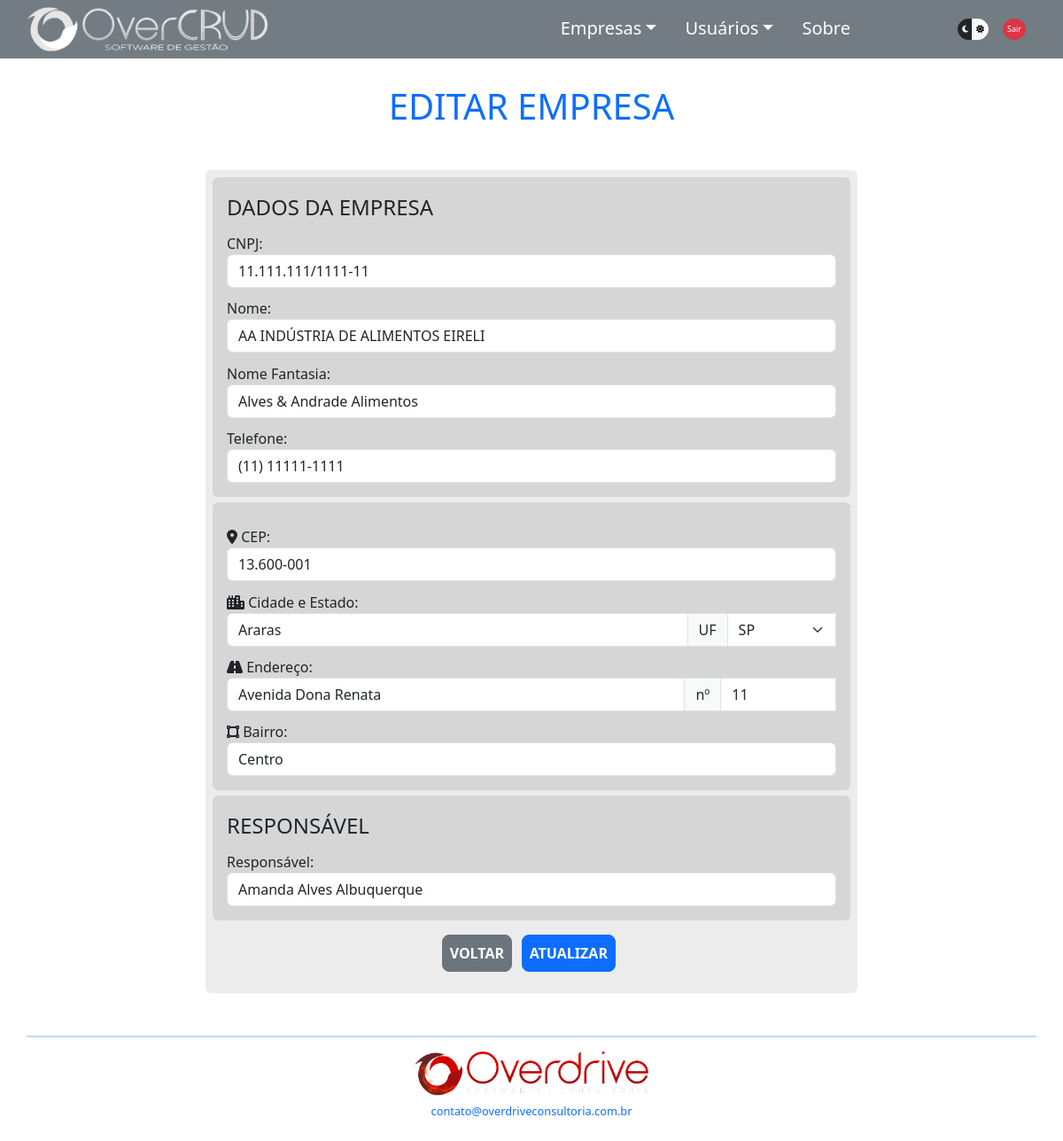
The page /empeditar.php?idempresa=2 (signed in) on the database as committed earlier.
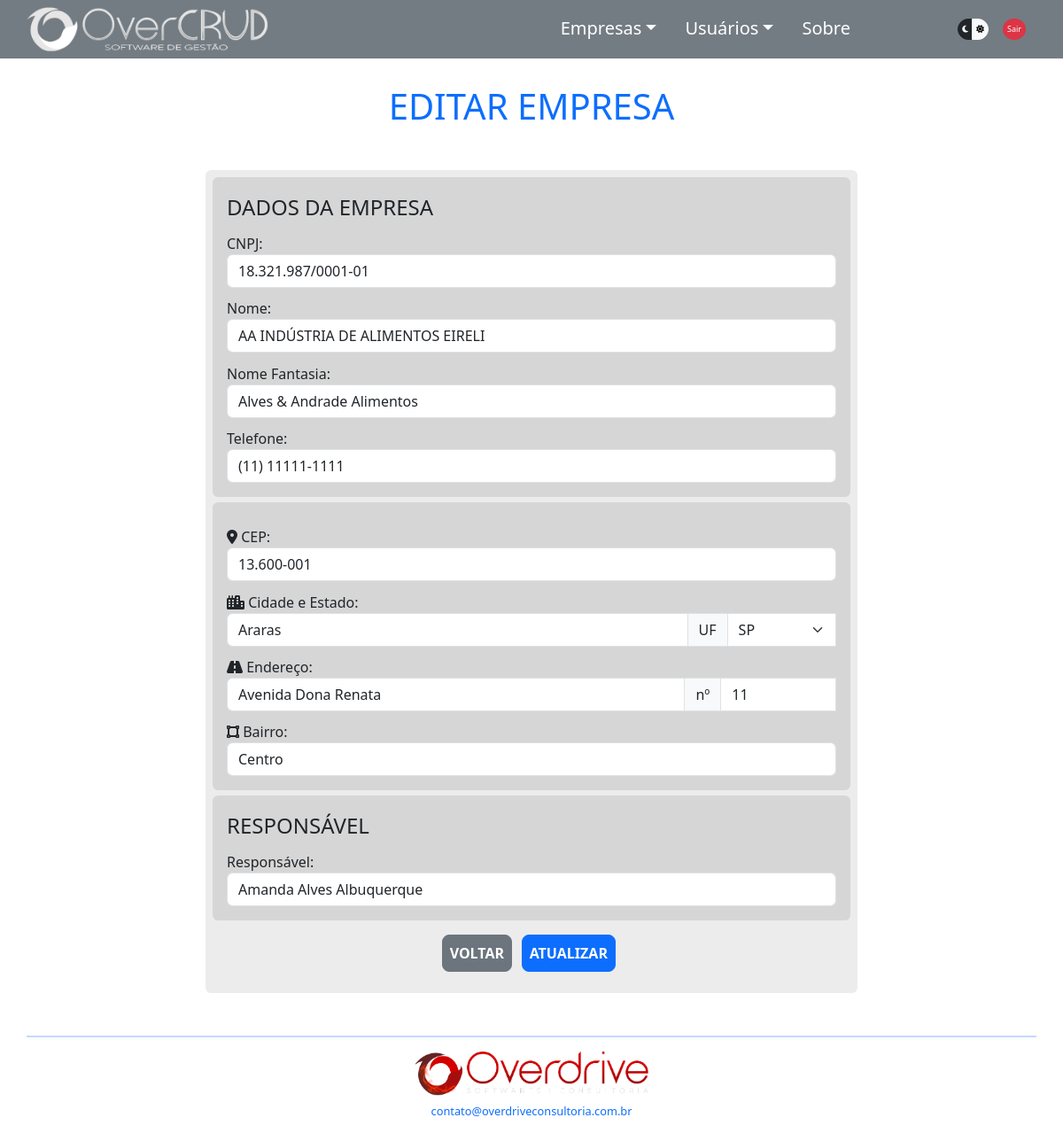
The same page on the database as committed later.
### tables this page shows
CREATE TABLE `empresas` (
  `idempresa` int(11) NOT NULL AUTO_INCREMENT,
  `nome` varchar(64) DEFAULT NULL,
  `telefone` varchar(15) DEFAULT NULL,
  `cnpj` varchar(18) DEFAULT NULL,
  `fantasia` varchar(64) DEFAULT NULL,
  `responsavel` varchar(64) DEFAULT NULL,
  `idenderecoemp` int(11) DEFAULT NULL,
  PRIMARY KEY (`idempresa`),
  KEY `empresas_ibfk_1` (`idenderecoemp`),
  CONSTRAINT `empresas_ibfk_1` FOREIGN KEY (`idenderecoemp`) REFERENCES `enderecos` (`idendereco`)
);

### components/ConexaoBD.php (called while the page is built, shortened)
<?php
class ConexaoBD
{
    public static function conectarBD()
    {
        $db_name = 'overcrud';
        $db_host = 'localhost';
        $db_user = 'root';
        $db_port = '3306';
        $db_password = '';
        $pdo = new PDO("mysql:dbname=$db_name;host=$db_host:$db_port", $db_user, $db_password);
        return $pdo;
    }
};

### components/EmpresaDAO.php (called while the page is built, shortened)
<?php
require_once 'Empresa.php';
class EmpresaDAO
{
    private Empresa $empresa;
    public function __construct($empresaCon)
    {
        $this->empresa = $empresaCon;
    }
    public function getEmpresa()
    {
        return $this->empresa;
    }
    public function consultaDeIdEmp()
    {
        $sqlConsultaIdEmp = ConexaoBD::conectarBD()->query("SELECT * FROM empresas WHERE idempresa='{$this->getEmpresa()->getIdempresa()}'");
        return $sqlConsultaIdEmp;
    }
    public function EmpPorId()
    {
        $sqlConsultaIdEmp = ConexaoBD::conectarBD()->query("SELECT * FROM empresas WHERE idempresa='{$this->getEmpresa()->getIdempresa()}'");
        $empresa = $sqlConsultaIdEmp->fetch(PDO::FETCH_ASSOC);
        return $empresa;
    }
}

### components/Empresa.php (called while the page is built, shortened)
<?php
class Empresa
{
    private int $idempresa;
    public function getIdempresa()
    {
        return $this->idempresa;
    }
    public function setIdempresa($idempresaSet)
    {
        $this->idempresa = $idempresaSet;
    }
};

### empeditar.php (the view, shortened to what the changed rows need)
<?php
require_once "./resources/pathing.php";
$voltar = ".";
require_once "$rootOvercrud/components/ConexaoBD.php";
require_once "$rootOvercrud/resources/listas.php";
$idempresa = $_GET['idempresa'];
if (!isset($idempresa)) {
    logoutPagina($voltar);
} else {
    $novaEmpresa = new Empresa();
    $novaEmpresa->setIdempresa($idempresa);
    $novaEmpresaDAO = new EmpresaDAO($novaEmpresa);
};
?>
<!DOCTYPE html>
<html lang="pt-br" data-bs-theme="dark">
<?php
require_once "$rootOvercrud/partials/head.php";
?>
<body>
    <div class="container">
        <div class="row d-flex justify-content-center mt-5" id="appBody">
            <h1 class="text-center text-primary display-6 my-5">EDITAR EMPRESA</h1>
                <?php
                if ($novaEmpresa->getIdempresa()) {
                    if (($novaEmpresaDAO->consultaDeIdEmp())->rowCount() > 0) {
                        $empresa = $novaEmpresaDAO->EmpPorId();
                    } else {
                        mensagemRetorno("Esta empresa não existe no Banco de Dados!", "danger");
                        BotaoVoltar('emplista.php', "secondary");
                    };
                } else {
                    mensagemRetorno("Empresa não encontrada (atributo inexistente)!", "danger");
                    BotaoVoltar('emplista.php', "secondary");
                };
                ?>
            <div
                class="col-10 col-md-8 <?php if (($novaEmpresaDAO->consultaDeIdEmp())->rowCount() == 0) echo 'd-none'; ?>">
                <form class="needs-validation" action="./src/empeditar_action.php" method="POST" novalidate>
                    <fieldset>
                        <div class="form-group">
                            <label for="cnpj" class="form-label">CNPJ:</label>
                            <input type="text" class="form-control" name="cnpj" id="cnpj" minlength="18" maxlength="18"
                                data-mask="00.000.000/0000-00" value="<?= $empresa['cnpj'] ?>"
                                oninput="validaCNPJ(), atualizaCNPJ()" required>
                        </div>
                        <div class="form-group">
                            <label for="nome" class="form-label">Nome:</label>
                            <input type="text" class="form-control" name="nome" id="nome" minlength="1" maxlength="64"
                                value="<?= $empresa['nome'] ?>" oninput="validaNome()" required>
                        </div>
                        <div class="form-group">
                            <label for="fantasia" class="form-label">Nome Fantasia:</label>
                            <input type="text" class="form-control" name="fantasia" id="fantasia" minlength="1"
                                maxlength="64" value="<?= $empresa['fantasia'] ?>" oninput="validaFantasia()" required>
                        </div>
                        <div class="form-group">
                            <label for="telefone" class="form-label">Telefone:</label>
                            <input type="tel" class="form-control" name="telefone" id="telefone" minlength="14"
                                maxlength="15" oninput="handlePhone(event)" value="<?= $empresa['telefone'] ?>">
                        </div>
                    </fieldset>
                    <fieldset>
                        <div class="form-group">
                            <label for="responsavel" class="form-label">Responsável:</label>
                            <input type="text" class="form-control" name="responsavel" id="responsavel" minlength="1"
                                maxlength="64" value="<?= $empresa['responsavel'] ?>" oninput="validaResponsavel()"
                                required>
                        </div>
                    </fieldset>
                </form>
            </div>
        </div>
</body>
</html>

Rows that differ between the two databases and show on the page:
changed empresas "AA INDÚSTRIA DE ALIMENTOS EIRELI": cnpj "11.111.111/1111-11" → "18.321.987/0001-01"
